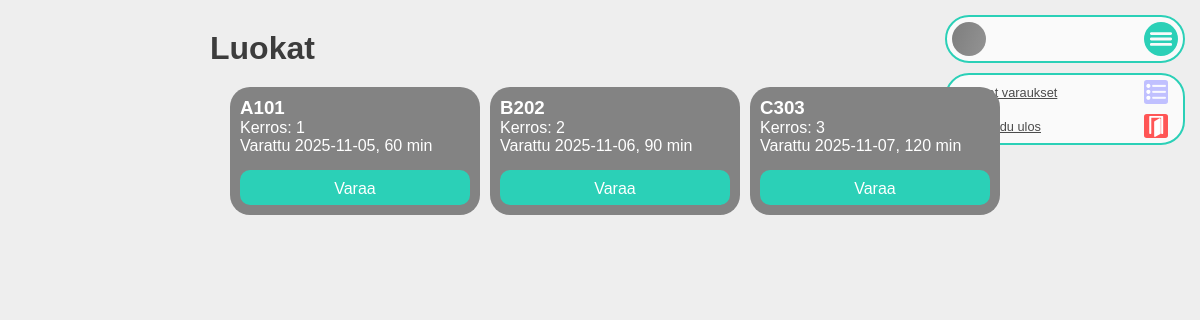
Page /frontend/pages/searchpage.php on the committed database.
### tables this page shows
CREATE TABLE `reservation` (
  `reservationId` int(11) NOT NULL,
  `classId` int(11) DEFAULT NULL,
  `reservationUseDate` date DEFAULT NULL,
  `reservationDate` date DEFAULT NULL,
  `duration` int(11) DEFAULT NULL
);

CREATE TABLE `class` (
  `classId` int(11) NOT NULL,
  `floor` int(11) DEFAULT NULL,
  `classCode` varchar(20) DEFAULT NULL
);

### frontend/pages/searchPage.php (the view, shortened to what this page needs)
<?php
require_once("../includes/htmlHead/htmlHeadPages.php");
require_once("../../backend/services/db/db.php");
?>
    <link rel="stylesheet" href="../assets/css/searchPage.css">
</head>
<body>
    <?php
        require_once("../includes/navbar/navbarUserPages.php");
    ?>
    <div class="mrg-15 main-content">
        <h1>Luokat</h1>
        <div class="row">
            <div class='mrg-15 result-container grid-rows-3'>
                <?php
                $stmt = $pdo->prepare("
                SELECT class.classId, class.classCode, class.floor, reservation.reservationUseDate, reservation.duration
                FROM class JOIN reservation
                ON class.classId = reservation.classId");
                $stmt->execute();
                while($result = $stmt->fetch(PDO::FETCH_ASSOC)){
                    echo "<div class='result'>
                    <h3 class='result-header'>{$result["classCode"]}</h3>
                    <p class='result-text'>Kerros: {$result["floor"]}</p>
                    <p class='result-text'>Varattu {$result["reservationUseDate"]}, {$result["duration"]} min</p>
                    <div class='col'>
                    <a class='result-btn' href='#'>Varaa</a>
                    </div>
                </div>";
                }
                ?>
            </div>
        </div>
    </div>
</body>
</html>

### frontend/includes/htmlHead/htmlHeadPages.php (shortened to what this page needs)
<!DOCTYPE html>
<html lang="en">
<head>
    <link rel="stylesheet" href="../assets/css/config/general.css">
    <link rel="stylesheet" href="../assets/css/config/theme.css">
    <link rel="stylesheet" href="../assets/css/main.css">
    <link rel="stylesheet" href="../assets/css/animations.css">

### frontend/includes/navbar/navbarUserPages.php (shortened to what this page needs)
<div class="pos-top pos-right mrg-15 tab-hidden">
    <div class="user-navbar row space-between">
        <div class="row">
            <div>
                <img src="../assets/icons/user-placeholder.svg" style="height:100%">
            </div>
            <div class="col col-cent">
            </div>
        </div>
        <div>
            <img src="../assets/icons/burger-menu-green.svg" style="height:100%" id="userBurgerMenu">
        </div>
    </div>
    <div class="user-navbar-open space-between col" id="userDropdown">
        <div class="row space-between mrg-in-10">
            <a href="reservations.php" class="text-primary text-user-navbar-secondary" style="display:flex;align-self:center">Omat varaukset</a>
            <img src="../assets/icons/navbar-menu-list.svg" style="height:24px;isplay:flex;align-self:center">
        </div>
        <div class="row space-between mrg-in-10">
            <a href="logout.php" class="text-primary text-user-navbar-secondary" style="display:flex;align-self:center">Kirjaudu ulos</a>
            <img src="../assets/icons/navbar-door-open-red.svg" style="height:24px;isplay:flex;align-self:center">
        </div>
    </div>
</div>

### frontend/assets/css/config/general.css (style rules this page uses)
:root { --container-padding:5px; }

### frontend/assets/css/config/theme.css (style rules this page uses)
:root { --bg-body:#EEEEEE; --bg-container:#FAFAFA; --bg-nav:#fafafa; --bg-btn-main:#2bd0b7ff; --bg-btn-secondary:#FFFFFF; --text-primary:#4C4C4C; --text-secondary:#3C3C3C; --shadow-gray:#4c4c4c20; }

### frontend/assets/css/main.css (style rules this page uses)
* { box-sizing: border-box; }
body { margin: 0; background-color: var(--bg-body); color: var(--text-secondary); font-family: Arial, Helvetica, sans-serif; }
h1, h2, h3, h4, h5, h6, p { margin: 0;padding: 0; }
.text-primary { color: var(--text-primary); }
.col,.row { display: flex; }
.col { flex-direction: column; }
.row { flex-direction: row; }
.col-cent { height: 100%; justify-content: center; }
.space-between { justify-content: space-between; }
.grid-rows-1, .grid-rows-2, .grid-rows-3, .grid-rows-4, .grid-rows-5, .grid-rows-6, .grid-rows-auto-2 { display: grid; }
.grid-rows-3 { grid-template-columns: repeat(3, 2fr); }
.text-user-navbar-secondary { margin-left: 5px; font-size: 0.8rem; }
.user-navbar { width: 240px; height: 48px; border-radius: 24px; background-color: var(--bg-container); padding: var(--container-padding); border: var(--bg-btn-main) solid 2px; z-index: 5; }
.user-navbar-open { width: 240px; height: 100%; border-radius: 24px; background-color: var(--bg-container); padding: var(--container-padding); border: var(--bg-btn-main) solid 2px; }
.pos-top, .pos-bot, .pos-left, .pos-right { position: fixed; }
.pos-top { top: 0; }
.pos-right { right: 0; }
.mrg-15 { margin: 15px; }
.mrg-in-10 { margin-inline: 10px; }
@media (max-width:1200px) { .tab-hidden { display: none; } }
@media (min-width:1200px) { .tab-hidden { display: block; } }

### frontend/assets/css/searchPage.css (style rules this page uses)
h1 { margin-top: 15px; }
.result-container { max-width: 800px; }
.result { background-color: #838383; border-radius: 20px; padding: 10px; margin: 5px; width: 250px; max-height: 500px; }
.result-text,.result-header,.result-btn,.search-btn { color: white; }
.result-btn { margin-top: 15px; height: 35px; padding: 10px; border-radius: 10px; border: none; background-color: var(--bg-btn-main); padding-inline: 20px; text-align: center; justify-items: center; text-decoration: none; }
.main-content { position: absolute; left: 50%; transform: translate(-50%); }

### rows in the picture
reservation: classId.classCode "A101", classId.floor "1", reservationUseDate "2025-11-05", duration "60"
reservation: classId.classCode "B202", classId.floor "2", reservationUseDate "2025-11-06", duration "90"
reservation: classId.classCode "C303", classId.floor "3", reservationUseDate "2025-11-07", duration "120"
